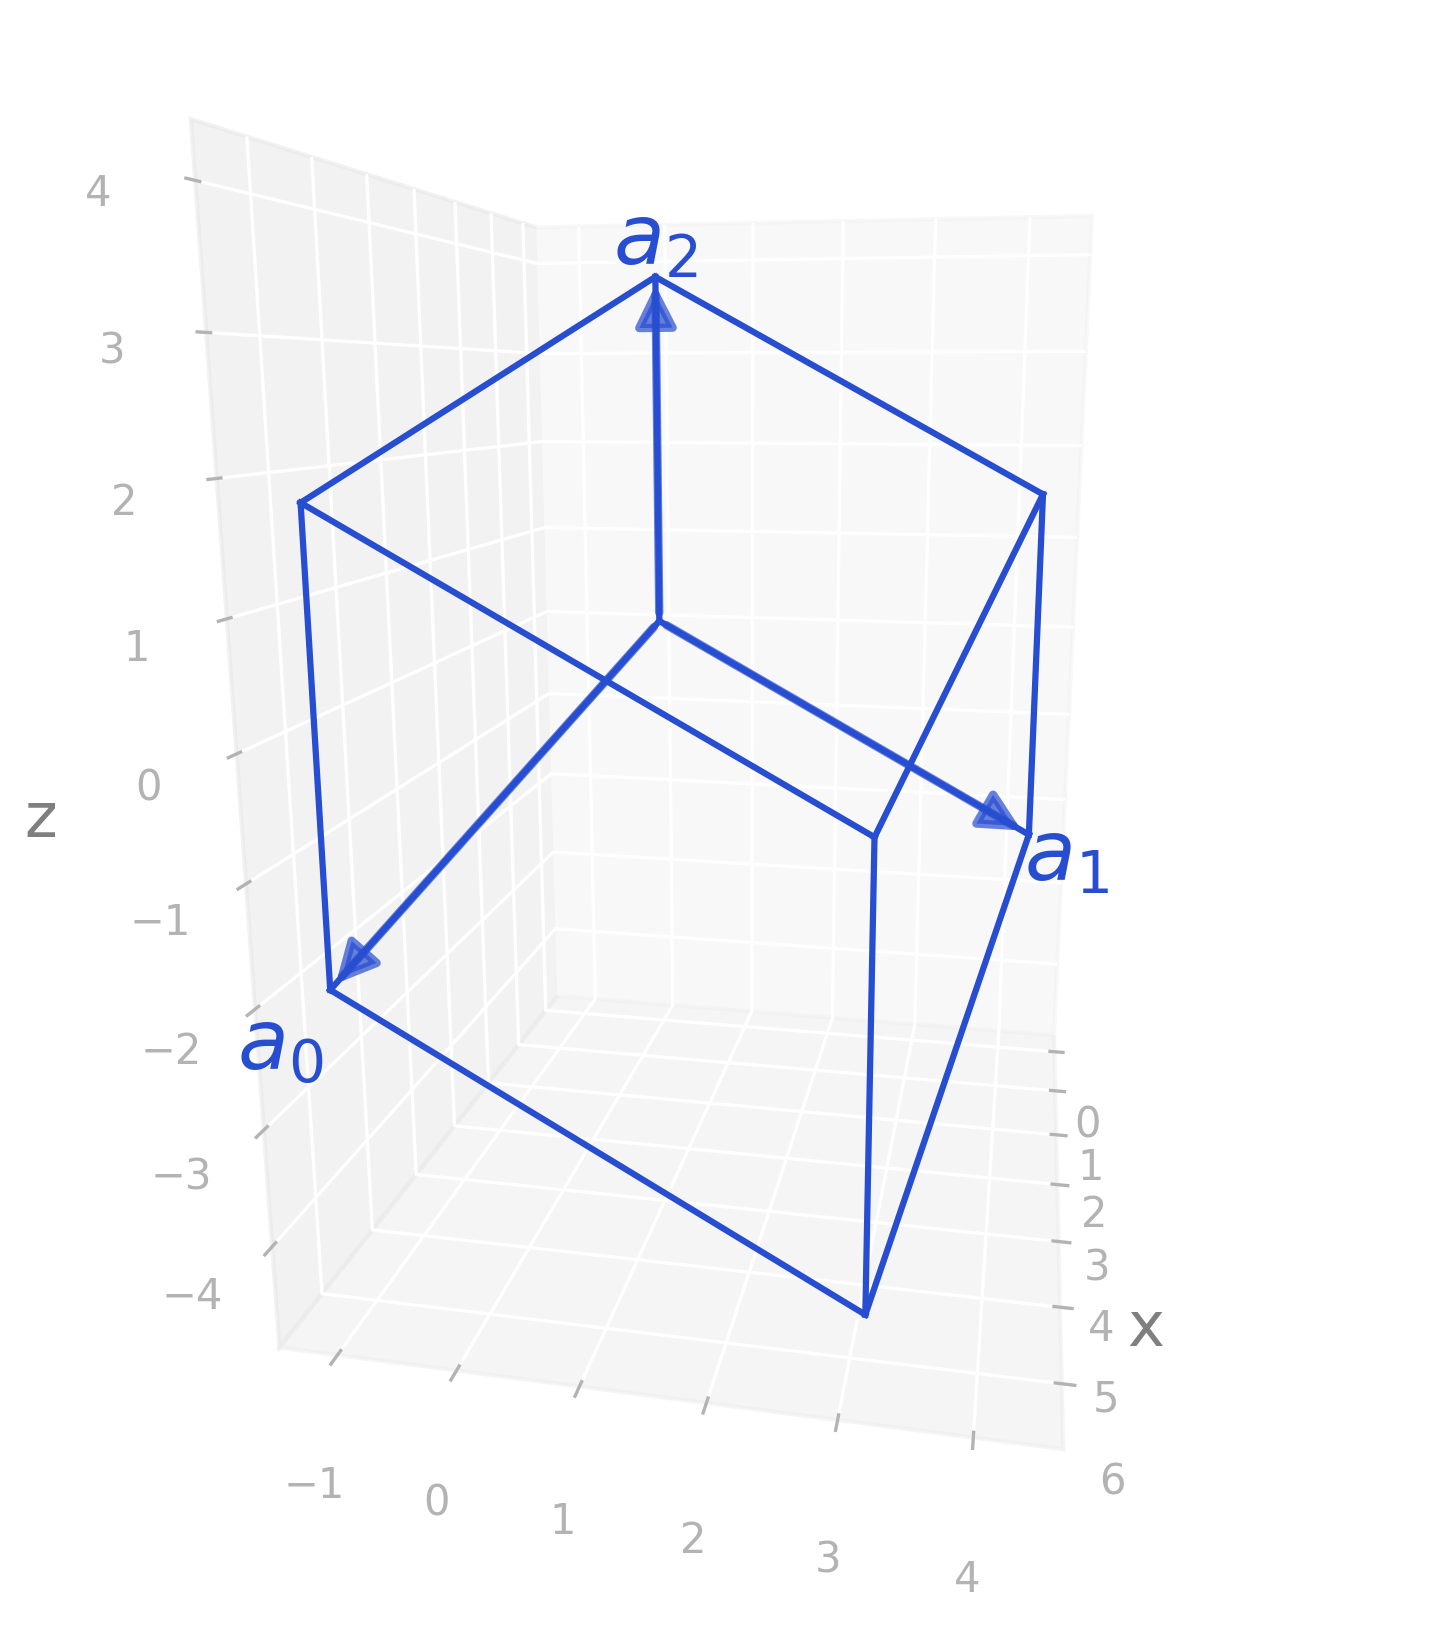

Write the Python code that produced this figure.
import radtools as rad

l = rad.lattice_example("TRI1b")
l.plot("primitive")
# Save an image:
l.savefig("tri1b_real.png", elev=12, azim=11, dpi=300, bbox_inches="tight")
# Interactive plot:
l.show(elev=12, azim=11)
